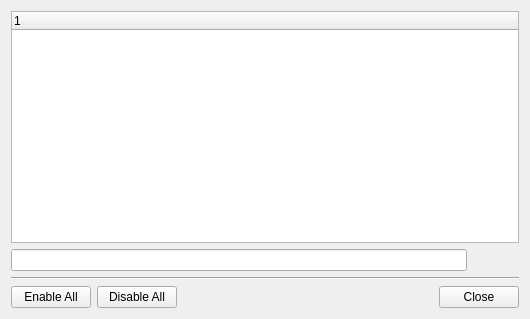
<?xml version="1.0" encoding="UTF-8"?>
<ui version="4.0">
 <class>GuiPluginManager</class>
 <widget class="QDialog" name="GuiPluginManager">
  <property name="geometry">
   <rect>
    <x>0</x>
    <y>0</y>
    <width>530</width>
    <height>319</height>
   </rect>
  </property>
  <property name="windowTitle">
   <string>Dialog</string>
  </property>
  <layout class="QGridLayout" name="gridLayout">
   <item row="0" column="0" colspan="6">
    <widget class="QTreeWidget" name="mp_twPlugins">
     <property name="contextMenuPolicy">
      <enum>Qt::CustomContextMenu</enum>
     </property>
     <column>
      <property name="text">
       <string notr="true">1</string>
      </property>
     </column>
    </widget>
   </item>
   <item row="1" column="0" colspan="4">
    <widget class="QLineEdit" name="mp_leFolder"/>
   </item>
   <item row="1" column="4">
    <widget class="QPushButton" name="mp_pbFolder">
     <property name="sizePolicy">
      <sizepolicy hsizetype="Fixed" vsizetype="Fixed">
       <horstretch>0</horstretch>
       <verstretch>0</verstretch>
      </sizepolicy>
     </property>
     <property name="minimumSize">
      <size>
       <width>20</width>
       <height>20</height>
      </size>
     </property>
     <property name="maximumSize">
      <size>
       <width>20</width>
       <height>20</height>
      </size>
     </property>
     <property name="icon">
      <iconset resource="../beebeep.qrc">
       <normaloff>:/images/folder.png</normaloff>:/images/folder.png</iconset>
     </property>
     <property name="flat">
      <bool>true</bool>
     </property>
    </widget>
   </item>
   <item row="1" column="5">
    <widget class="QPushButton" name="mp_pbLoad">
     <property name="sizePolicy">
      <sizepolicy hsizetype="Fixed" vsizetype="Fixed">
       <horstretch>0</horstretch>
       <verstretch>0</verstretch>
      </sizepolicy>
     </property>
     <property name="minimumSize">
      <size>
       <width>20</width>
       <height>20</height>
      </size>
     </property>
     <property name="maximumSize">
      <size>
       <width>20</width>
       <height>20</height>
      </size>
     </property>
     <property name="icon">
      <iconset resource="../beebeep.qrc">
       <normaloff>:/images/update.png</normaloff>:/images/update.png</iconset>
     </property>
     <property name="flat">
      <bool>true</bool>
     </property>
    </widget>
   </item>
   <item row="2" column="0" colspan="6">
    <widget class="Line" name="line">
     <property name="orientation">
      <enum>Qt::Horizontal</enum>
     </property>
    </widget>
   </item>
   <item row="3" column="0">
    <widget class="QPushButton" name="mp_pbEnableAll">
     <property name="text">
      <string>Enable All</string>
     </property>
     <property name="autoDefault">
      <bool>false</bool>
     </property>
    </widget>
   </item>
   <item row="3" column="1">
    <widget class="QPushButton" name="mp_pbDisableAll">
     <property name="text">
      <string>Disable All</string>
     </property>
     <property name="autoDefault">
      <bool>false</bool>
     </property>
    </widget>
   </item>
   <item row="3" column="2">
    <spacer name="horizontalSpacer">
     <property name="orientation">
      <enum>Qt::Horizontal</enum>
     </property>
     <property name="sizeHint" stdset="0">
      <size>
       <width>5</width>
       <height>20</height>
      </size>
     </property>
    </spacer>
   </item>
   <item row="3" column="3" colspan="3">
    <widget class="QPushButton" name="mp_pbClose">
     <property name="text">
      <string>Close</string>
     </property>
     <property name="autoDefault">
      <bool>false</bool>
     </property>
    </widget>
   </item>
  </layout>
 </widget>
 <tabstops>
  <tabstop>mp_twPlugins</tabstop>
  <tabstop>mp_leFolder</tabstop>
  <tabstop>mp_pbFolder</tabstop>
  <tabstop>mp_pbLoad</tabstop>
  <tabstop>mp_pbEnableAll</tabstop>
  <tabstop>mp_pbDisableAll</tabstop>
  <tabstop>mp_pbClose</tabstop>
 </tabstops>
 <resources>
  <include location="../beebeep.qrc"/>
 </resources>
 <connections/>
</ui>
